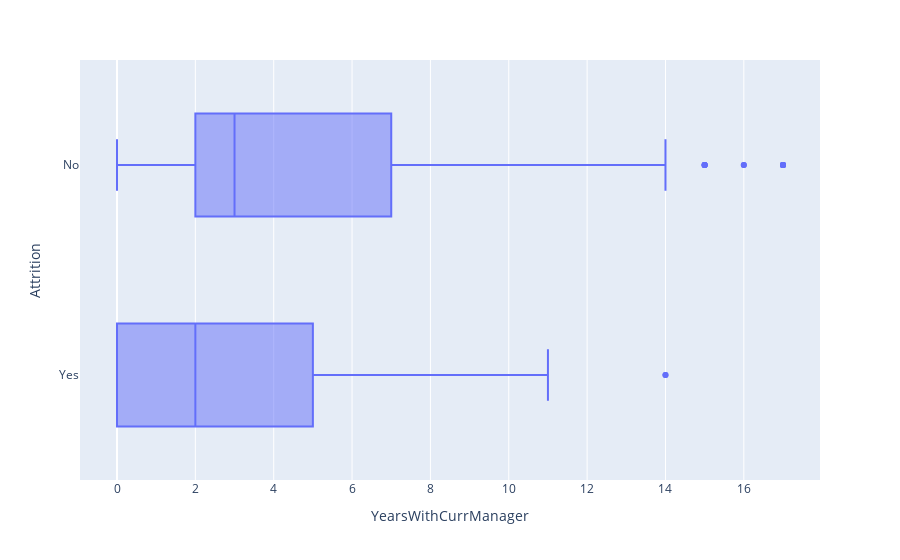

Notebook cell for this chart:
### Code cell
fig = px.box(df, x="YearsWithCurrManager", y="Attrition")
fig.show()

### Figure 1 — Plotly figure (JSON) as saved in the notebook; plotly's stock layout.template omitted (floating-point values rounded to 4 significant figures; data arrays with more than 128 entries replaced by an {"elided": "..."} marker saying what was removed)
{"data": [{"alignmentgroup": "True", "hovertemplate": "YearsWithCurrManager=%{x}<br>Attrition=%{y}<extra></extra>", "legendgroup": "", "marker": {"color": "#636efa"}, "name": "", "notched": false, "offsetgroup": "", "orientation": "h", "showlegend": false, "type": "box", "x": {"elided": "1470 int values"}, "x0": " ", "xaxis": "x", "y": {"elided": "1470 str values"}, "y0": " ", "yaxis": "y"}], "layout": {"boxmode": "group", "legend": {"tracegroupgap": 0}, "margin": {"t": 60}, "xaxis": {"anchor": "y", "domain": [0, 1], "title": {"text": "YearsWithCurrManager"}}, "yaxis": {"anchor": "x", "domain": [0, 1], "title": {"text": "Attrition"}}}}
